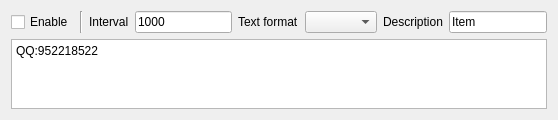
<?xml version="1.0" encoding="UTF-8"?>
<ui version="4.0">
 <class>SAKDebuggerPluginRegularlySending</class>
 <widget class="QWidget" name="SAKDebuggerPluginRegularlySending">
  <property name="geometry">
   <rect>
    <x>0</x>
    <y>0</y>
    <width>558</width>
    <height>114</height>
   </rect>
  </property>
  <property name="windowTitle">
   <string>Timing Sent</string>
  </property>
  <layout class="QGridLayout" name="gridLayout">
   <item row="0" column="5">
    <widget class="QComboBox" name="textFormatComboBox"/>
   </item>
   <item row="0" column="7">
    <widget class="QLineEdit" name="descriptionLineEdit">
     <property name="text">
      <string notr="true">Item</string>
     </property>
    </widget>
   </item>
   <item row="0" column="6">
    <widget class="QLabel" name="label_2">
     <property name="text">
      <string>Description</string>
     </property>
    </widget>
   </item>
   <item row="0" column="0">
    <widget class="QCheckBox" name="enableCheckBox">
     <property name="text">
      <string>Enable</string>
     </property>
    </widget>
   </item>
   <item row="1" column="0" colspan="8">
    <widget class="QTextEdit" name="inputDataTextEdit">
     <property name="maximumSize">
      <size>
       <width>16777215</width>
       <height>70</height>
      </size>
     </property>
     <property name="html">
      <string notr="true">&lt;!DOCTYPE HTML PUBLIC &quot;-//W3C//DTD HTML 4.0//EN&quot; &quot;http://www.w3.org/TR/REC-html40/strict.dtd&quot;&gt;
&lt;html&gt;&lt;head&gt;&lt;meta name=&quot;qrichtext&quot; content=&quot;1&quot; /&gt;&lt;style type=&quot;text/css&quot;&gt;
p, li { white-space: pre-wrap; }
&lt;/style&gt;&lt;/head&gt;&lt;body style=&quot; font-family:'SimSun'; font-size:9pt; font-weight:400; font-style:normal;&quot;&gt;
&lt;p style=&quot; margin-top:0px; margin-bottom:0px; margin-left:0px; margin-right:0px; -qt-block-indent:0; text-indent:0px;&quot;&gt;QQ:952218522&lt;/p&gt;&lt;/body&gt;&lt;/html&gt;</string>
     </property>
     <property name="placeholderText">
      <string/>
     </property>
    </widget>
   </item>
   <item row="0" column="2">
    <widget class="QLabel" name="label_3">
     <property name="text">
      <string>Interval</string>
     </property>
    </widget>
   </item>
   <item row="0" column="3">
    <widget class="QLineEdit" name="intervalLineEdit">
     <property name="sizePolicy">
      <sizepolicy hsizetype="Preferred" vsizetype="Fixed">
       <horstretch>0</horstretch>
       <verstretch>0</verstretch>
      </sizepolicy>
     </property>
     <property name="text">
      <string>1000</string>
     </property>
    </widget>
   </item>
   <item row="0" column="4">
    <widget class="QLabel" name="label">
     <property name="text">
      <string>Text format</string>
     </property>
    </widget>
   </item>
   <item row="0" column="1">
    <widget class="Line" name="line">
     <property name="orientation">
      <enum>Qt::Vertical</enum>
     </property>
    </widget>
   </item>
  </layout>
 </widget>
 <resources/>
 <connections/>
</ui>
